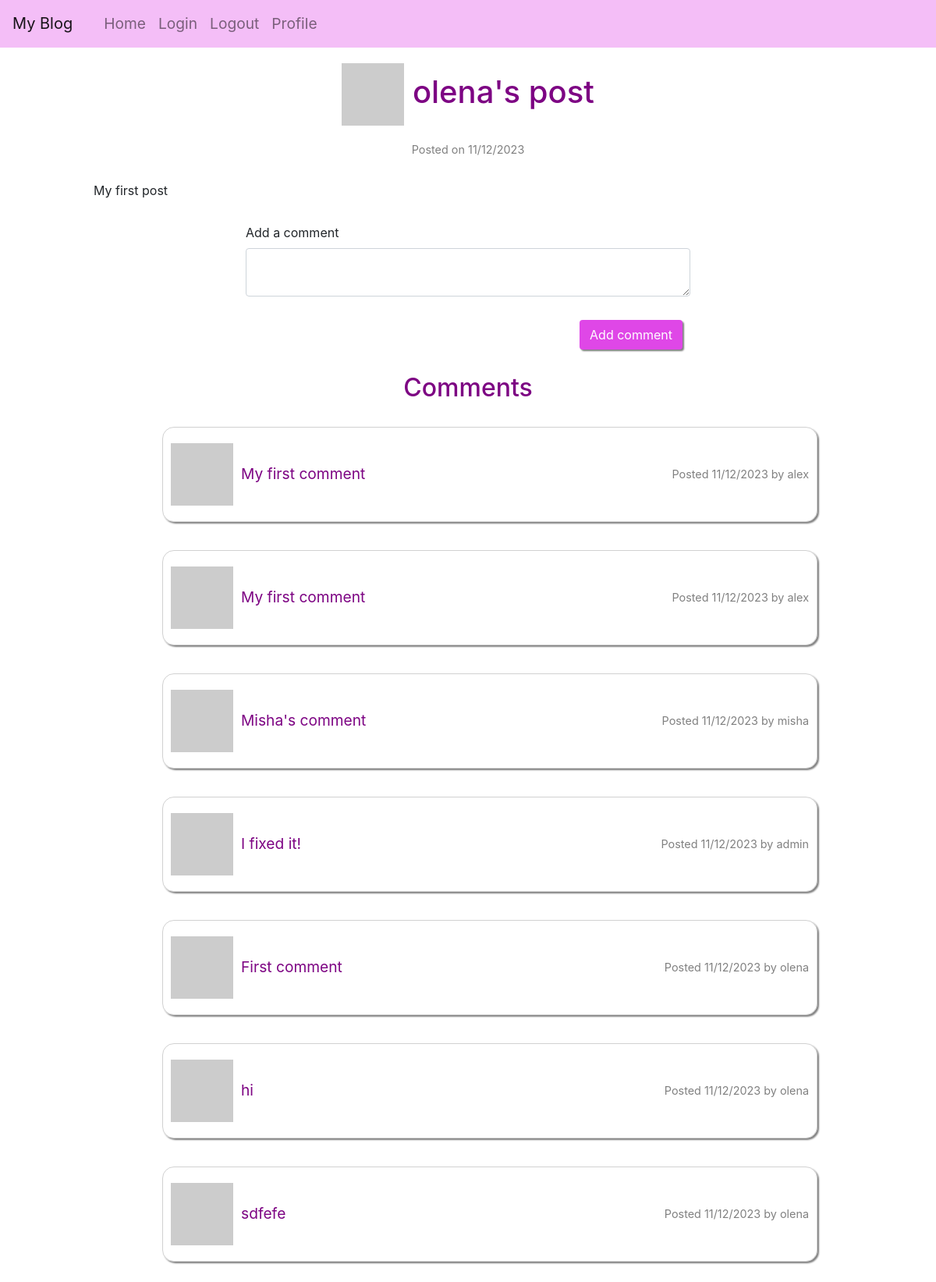
Page /post/1 (signed in) on the earlier database version.
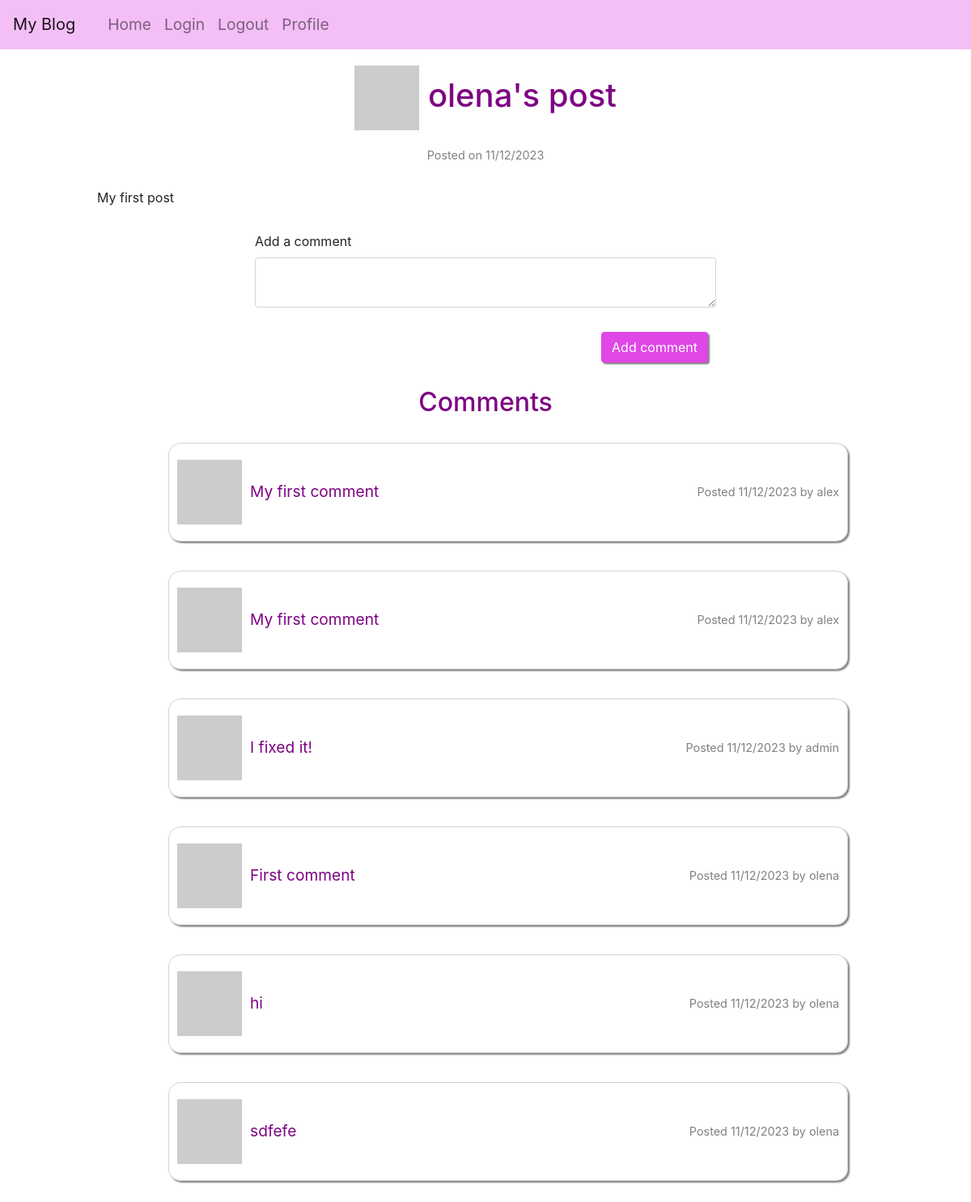
Same page on the later database version.
### app/models/models.py (models this page shows, shortened)
class Comment(db.Model):
    __tablename__ = "comment"
    id = db.Column(db.Integer, primary_key=True)
    content = db.Column(String(1000))
    post_id = db.Column(db.Integer, db.ForeignKey('post.id'), nullable=False)
    user_id = db.Column(db.Integer, db.ForeignKey('user.id'), nullable=False)
    post = db.relationship('Post', back_populates='comments')
    user = db.relationship('User', back_populates='comments')
    timestamp = db.Column(DateTime, default=func.now())
    def __repr__(self):
        return f'{self.content}'

class User(UserMixin, db.Model):
    __tablename__ = "user"
    id = db.Column(db.Integer, primary_key=True)
    username = db.Column(String(64), unique=True, nullable=False)
    email = db.Column(db.String(120), unique=True, nullable=False)
    isAdmin = db.Column(db.Boolean, nullable=False)
    password_hash = db.Column(String(256))
    profile_image = db.Column(String(256))
    info = db.Column(String(256))
    posts = db.relationship('Post', back_populates='user', cascade='all, delete-orphan')
    comments = db.relationship('Comment', back_populates='user', cascade='all, delete-orphan')
    @login.user_loader
    def load_user(id):
        return db.session.get(User, int(id))
    def get_avatar(self, size):
        digest = md5(self.email.lower().encode('utf-8')).hexdigest()
        self.profile_image = f'https://www.gravatar.com/avatar/{digest}?d=identicon&s={size}'
        return self.profile_image

### app/routes/routes.py (the view, shortened to what this page needs)
@app.route('/post/<id>', methods=["GET", "POST"])
@login_required
def post(id):
    post = Post.query.filter_by(id=id).first_or_404()
    post_author = User.query.filter_by(id=post.user_id).first_or_404()
    form = CommentForm()
    comments = Comment.query.filter_by(post_id=id).all()
    return render_template('post.html',
                           post=post,
                           title='Add comment',
                           form=form, post_author=post_author, comments=comments)

### app/forms/comment_form.py
class CommentForm(FlaskForm):
    content = TextAreaField('Add a comment', validators=[DataRequired(), Length(min=0, max=1000)])
    submit = SubmitField('Add comment')

### app/models/models.py (called while the page is built)
    def __repr__(self):
        return f'{self.body}'

### app/templates/post.html
{% extends "base.html" %}{% import "bootstrap/wtf.html" as wtf %} {% block
content %}
<h1 class="greeting">
    <img src="{{ post_author.get_avatar(40) }}" /> {{post_author.username}}'s
    post
</h1>
<p class="comments-date">Posted on {{post.timestamp.strftime('%d/%m/%Y')}}</p>
<div class="post-text">{{post}}</div>
<div class="container-fluid">
    <div class="row">
        <div class="col-lg-6 col-md-8 col-sm-10 col-xs-10">
            {{ wtf.quick_form(form) }}
        </div>
    </div>
</div>
{% if comments %}
<h2 class="greeting">Comments</h2>
{% for comment in comments %}
<div class="posts">
    <ul>
        <li class="post">
            <div class="avatar-comment">
                <img src="{{ comment.user.get_avatar(20) }}" />
                {{ comment }}
            </div>
            <p class="comments-date">
                Posted {{comment.timestamp.strftime('%d/%m/%Y')}} by {{
                comment.user.username }}
            </p>
        </li>
    </ul>
</div>
{% endfor %} {% endif %} {% endblock %}

Differences in the rows shown:
removed Comment: content "Misha's comment", timestamp "11/12/2023", user.username "misha"
